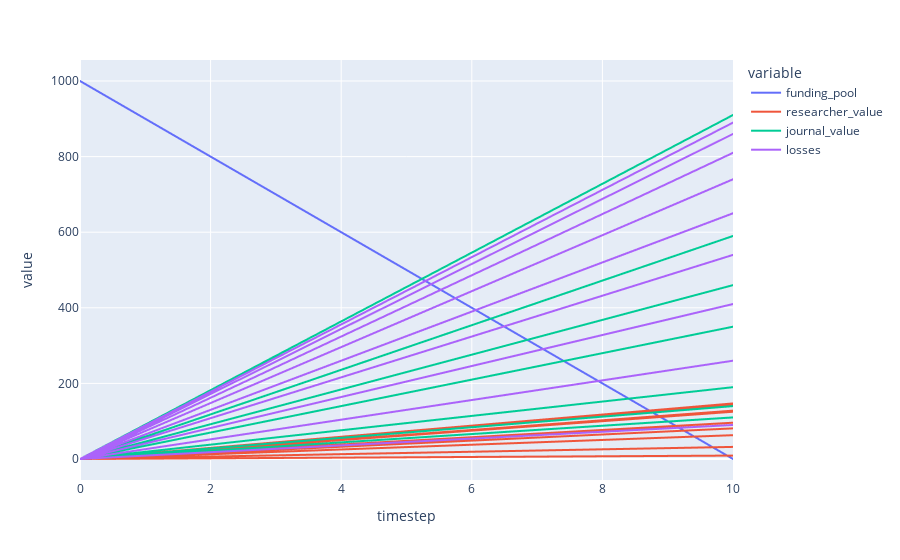

The cell this chart's notebook holds for it:
### Code cell
df.plot(kind='line', x='timestep', y=['funding_pool','researcher_value', 'journal_value', 'losses'])

### Figure 1 — Plotly figure (JSON) as saved in the notebook; plotly's stock layout.template omitted (floating-point values rounded to 4 significant figures; data arrays with more than 128 entries replaced by an {"elided": "..."} marker saying what was removed)
{"data": [{"hovertemplate": "variable=funding_pool<br>timestep=%{x}<br>value=%{y}<extra></extra>", "legendgroup": "funding_pool", "line": {"color": "#636efa", "dash": "solid"}, "marker": {"symbol": "circle"}, "mode": "lines", "name": "funding_pool", "showlegend": true, "type": "scattergl", "x": {"elided": "9900 int values"}, "xaxis": "x", "y": {"elided": "9900 int values"}, "yaxis": "y"}, {"hovertemplate": "variable=researcher_value<br>timestep=%{x}<br>value=%{y}<extra></extra>", "legendgroup": "researcher_value", "line": {"color": "#EF553B", "dash": "solid"}, "marker": {"symbol": "circle"}, "mode": "lines", "name": "researcher_value", "showlegend": true, "type": "scattergl", "x": {"elided": "9900 int values"}, "xaxis": "x", "y": {"elided": "9900 float values"}, "yaxis": "y"}, {"hovertemplate": "variable=journal_value<br>timestep=%{x}<br>value=%{y}<extra></extra>", "legendgroup": "journal_value", "line": {"color": "#00cc96", "dash": "solid"}, "marker": {"symbol": "circle"}, "mode": "lines", "name": "journal_value", "showlegend": true, "type": "scattergl", "x": {"elided": "9900 int values"}, "xaxis": "x", "y": {"elided": "9900 int values"}, "yaxis": "y"}, {"hovertemplate": "variable=losses<br>timestep=%{x}<br>value=%{y}<extra></extra>", "legendgroup": "losses", "line": {"color": "#ab63fa", "dash": "solid"}, "marker": {"symbol": "circle"}, "mode": "lines", "name": "losses", "showlegend": true, "type": "scattergl", "x": {"elided": "9900 int values"}, "xaxis": "x", "y": {"elided": "9900 int values"}, "yaxis": "y"}], "layout": {"legend": {"title": {"text": "variable"}, "tracegroupgap": 0}, "margin": {"t": 60}, "xaxis": {"anchor": "y", "domain": [0, 1], "title": {"text": "timestep"}}, "yaxis": {"anchor": "x", "domain": [0, 1], "title": {"text": "value"}}}}
